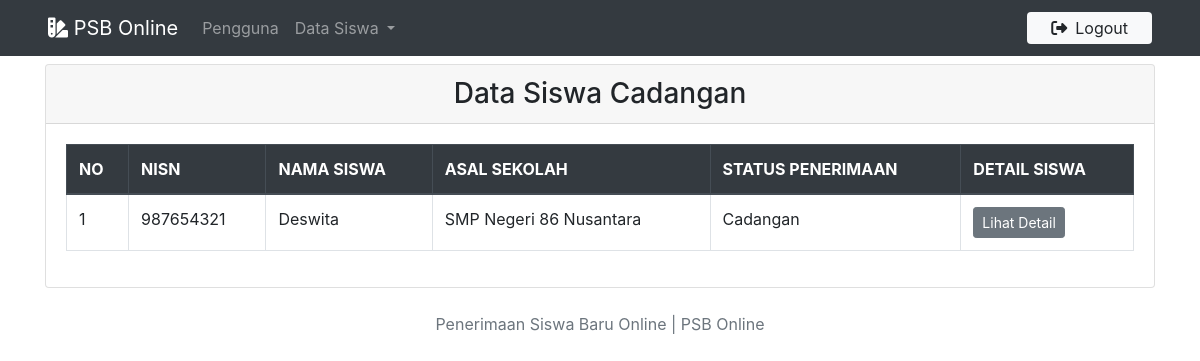
Page /siswa_cadangan.php (signed in) on the earlier database version.
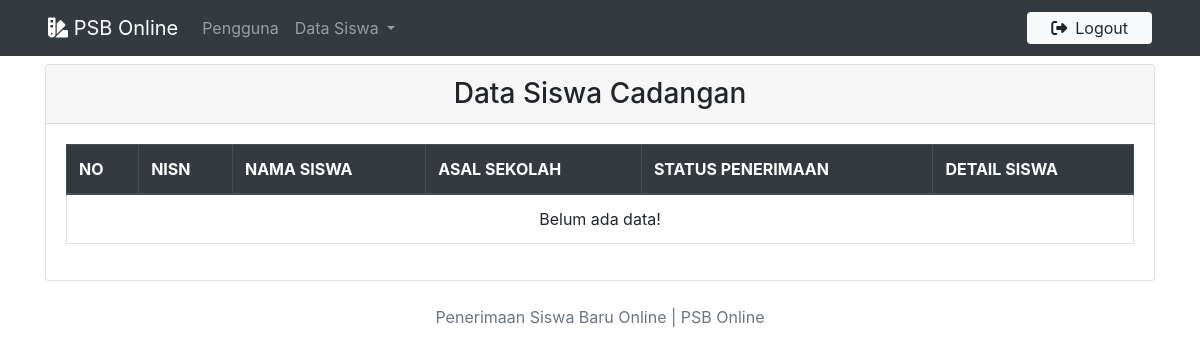
Same page on the later database version.
### tables this page shows
CREATE TABLE `pendaftaran` (
  `id` varchar(5) NOT NULL,
  `nama` varchar(25) NOT NULL,
  `nisn` varchar(16) NOT NULL,
  `jenis_kelamin` varchar(10) NOT NULL,
  `tempat_lahir` varchar(60) NOT NULL,
  `tanggal_lahir` date NOT NULL,
  `asal_sekolah` varchar(100) NOT NULL,
  `alamat` varchar(250) NOT NULL,
  `status` varchar(20) NOT NULL
);

### siswa_cadangan.php (the view, shortened to what this page needs)
<?php
include 'koneksi.php';
if(isset($_SESSION['sesi'])){
    include 'header.php';
?>
<div class="container">
    <div class="card my-2">
        <h3 class="card-header text-center">Data Siswa Cadangan</h3>
        <div class="card-body container ">
            <table class="table table-bordered nowrap" id="dataTable">
                <thead class="thead-dark">
                    <tr>
                        <th>NO</th>
                        <th>NISN</th>
                        <th>NAMA SISWA</th>
                        <th>ASAL SEKOLAH</th>
                        <th>STATUS PENERIMAAN</th>
                        <th>DETAIL SISWA</th>
                    </tr>
                </thead>
                <tbody>
                <?php
                    $query = mysqli_query($db, "SELECT * FROM pendaftaran WHERE status='Cadangan'");
                    $data = mysqli_fetch_array($query);
                    if(mysqli_num_rows($query) >0) {
                        $no = 1;
                        do{
                ?>
                    <tr>
                        <td><?=$no++;?></td>
                        <td><?=$data['nisn'];?></td>
                        <td><?=$data['nama'];?></td>
                        <td><?=$data['asal_sekolah'];?></td>
                        <td><?=$data['status'];?></td>
                        <td>
                            <a role="button" name="submit" href="detail.php?id=<?=$data['id'];?>" class="btn btn-sm btn-secondary">Lihat Detail</a>
                        </td>
                    </tr>
                <?php
                        }while($data = mysqli_fetch_assoc($query));
                    }else{
                        echo "<tr><td colspan='7'><center>Belum ada data!</center></td></tr>";
                    }
                ?>
                </tbody>
            </table>
        </div>
    </div>
</div>
<?php
include 'footer.php';
} else {
    echo "<script>
            alert('Silahkan Login Terlebih Dahulu!');
            window.location = 'login.php';
        </script>";
}
?>

Differences in the rows shown:
removed pendaftaran: nisn "987654321", nama "Deswita", asal_sekolah "SMP Negeri 86 Nusantara", status "Cadangan"
Other differences:
text now shown: "Belum ada data!"
